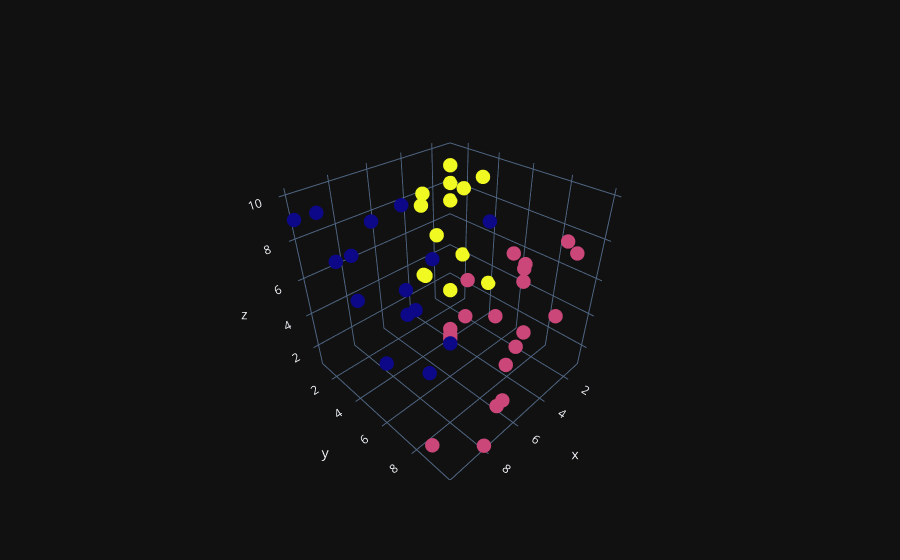

Notebook code for this chart:
### Code cell
plt.figure(figsize=(16, 12))
fig = go.Figure(data=[go.Scatter3d(x=data['X'], y=data['Y'], z=data['Z'],
                                   mode='markers', marker=dict(color=labels, size=5))])
fig.show()

### Figure 1 — Plotly figure (JSON) as saved in the notebook; plotly's stock layout.template omitted (floating-point values rounded to 4 significant figures)
{"data": [{"marker": {"color": [1, 1, 1, 0, 2, 2, 2, 0, 1, 1, 1, 2, 0, 2, 1, 2, 0, 1, 0, 0, 2, 2, 2, 1, 2, 0, 1, 1, 1, 0, 0, 1, 1, 1, 0, 0, 1, 0, 1, 0, 0, 2, 1, 1, 1, 2, 1, 1, 0, 2], "size": 5}, "mode": "markers", "x": [6, 10, 2, 9, 3, 4, 1, 10, 2, 5, 7, 3, 10, 3, 6, 3, 10, 5, 6, 10, 1, 1, 4, 3, 1, 7, 5, 4, 5, 10, 9, 2, 2, 8, 10, 8, 5, 6, 5, 10, 9, 1, 7, 7, 4, 3, 1, 3, 10, 2], "y": [7, 9, 7, 2, 5, 2, 2, 3, 7, 5, 10, 1, 8, 1, 9, 3, 5, 9, 8, 5, 2, 1, 2, 8, 1, 6, 6, 4, 6, 10, 5, 9, 9, 10, 1, 6, 9, 3, 9, 9, 5, 4, 10, 7, 7, 2, 9, 7, 8, 2], "z": [7, 2, 6, 7, 10, 4, 4, 10, 5, 2, 3, 8, 8, 3, 1, 10, 7, 4, 10, 9, 8, 7, 8, 3, 8, 8, 4, 1, 4, 8, 10, 4, 8, 1, 9, 6, 4, 9, 8, 6, 3, 3, 5, 5, 4, 6, 7, 7, 9, 2], "type": "scatter3d"}], "layout": {}}
